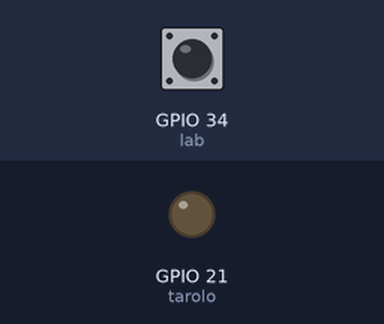
Simulated run of this program. Board: ESP32 board running MicroPython. Shown: output pins drawn as LEDs (lit = HIGH). The test bench sets the inputs (shaded band); at power-on: GPIO 34 (lab) HIGH.

Above: at 1.2 s.
1.3 s: GPIO 34 (lab) pulled LOW for 0.15 s
At 1.37 s:
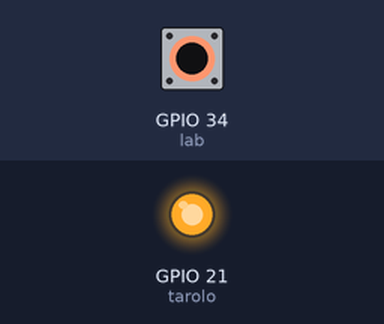
2.9 s: GPIO 34 (lab) pulled LOW for 3.2 s
At 6.7 s:
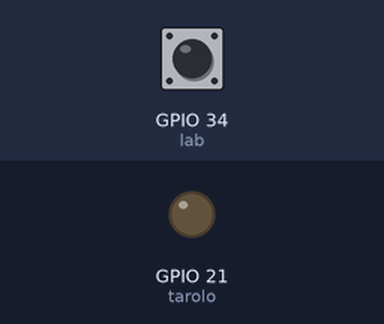
Timing chart, 0 to 8.2 s (numbered marks = the images above; inputs shaded):
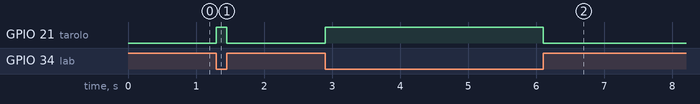

The program:

vilagito.py
```python
from machine import Pin
import time

tarolo = Pin(21,Pin.OUT)   # világitunk ezzel a koddal az első szám a lábnak az idexét mondja
lab = Pin(34,Pin.IN, Pin.PULL_UP) # PULL_UP az aktivál beépitet felhuzo ellenálást

while True:
    #time.sleep(0.5)
    #tarolo.value(not tarolo.value()) #beállitunk
    if lab.value() == False: #vizsgálunk
        tarolo.value(1)
    else:
        tarolo.value(0)
```

Measured:
- after the input at 1.3 s, GPIO 21 (tarolo): LOW → HIGH at once, → LOW 0.15 s later
- after the input at 2.9 s, GPIO 21 (tarolo): LOW → HIGH at once, → LOW 3.2 s later
